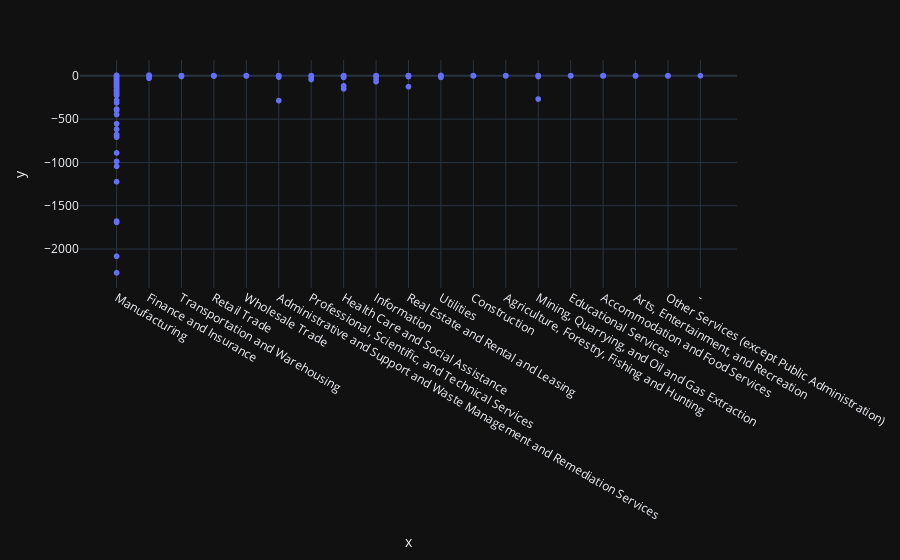

This figure's notebook cell:
### Markdown cell above
**Sample de los datos para poder observar de manera más limpia los datos**

### Code cell
fig1 =px.scatter(x=mergedDF['Sector NAICS\nlevel 1'], y=mergedDF['operating_profit_margin'], template='plotly_dark')

fig1.show()

### Figure 1 — Plotly figure (JSON) as saved in the notebook; plotly's stock layout.template omitted (floating-point values rounded to 4 significant figures; data arrays with more than 128 entries replaced by an {"elided": "..."} marker saying what was removed)
{"data": [{"hovertemplate": "x=%{x}<br>y=%{y}<extra></extra>", "legendgroup": "", "marker": {"color": "#636efa", "symbol": "circle"}, "mode": "markers", "name": "", "showlegend": false, "type": "scattergl", "x": {"elided": "3559 str values"}, "xaxis": "x", "y": {"elided": "3559 float values"}, "yaxis": "y"}], "layout": {"legend": {"tracegroupgap": 0}, "margin": {"t": 60}, "xaxis": {"anchor": "y", "domain": [0, 1], "title": {"text": "x"}}, "yaxis": {"anchor": "x", "domain": [0, 1], "title": {"text": "y"}}}}
